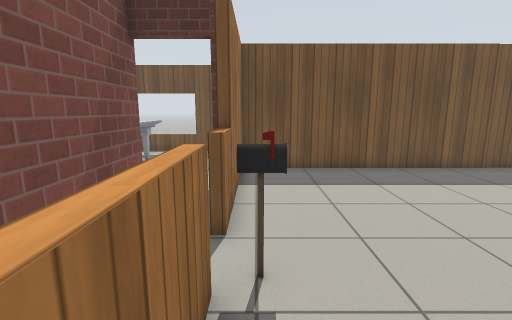
[1] (above)

24 first-person views from a walk through a robot-simulator world made for Gazebo. The camera is 1.2 m above the floor, tilts 10° down and sees 85° across. The floor is counted in squares, 0.5 m on a side. Each view is taken from the middle of a square. On the plan, view 1 faces up. The plan holds only what a view shows up to about 18 squares ahead; the rest is blank. The place goes on beyond the plan. Gazebo's built-in surfaces are drawn with simple patterns.

[2]
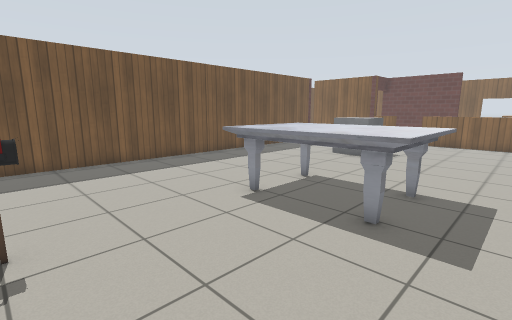

[3]
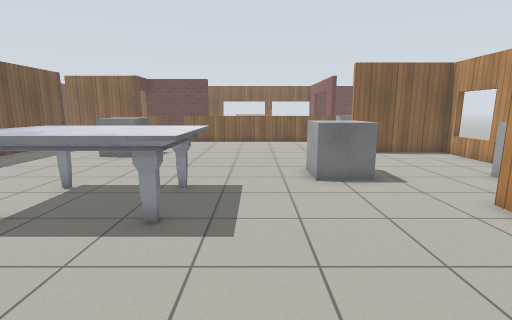

[4]
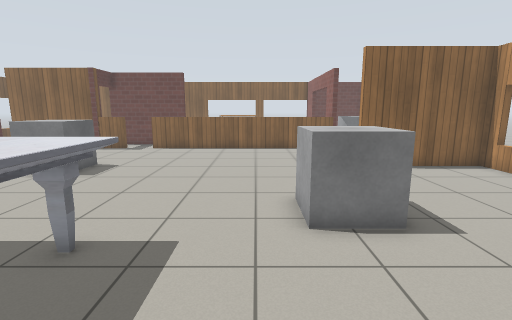

[5]
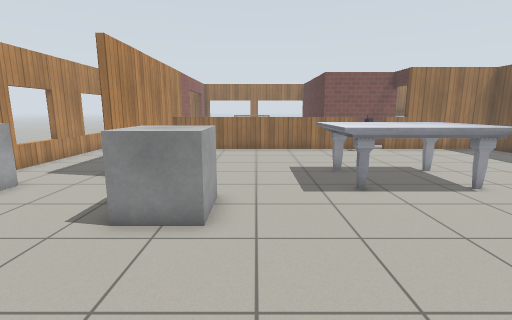

[6]
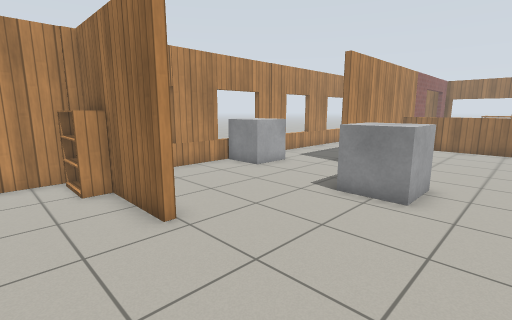

[7]
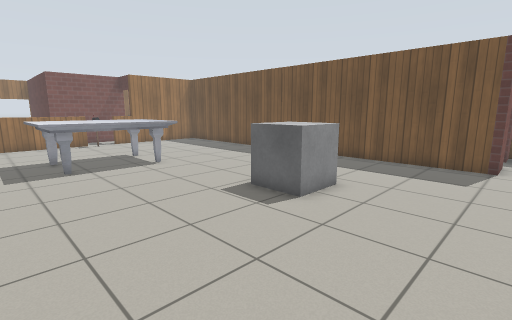

[8]
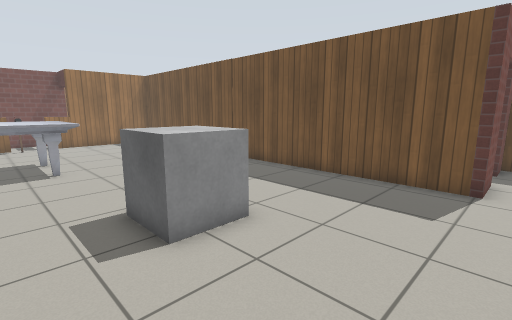

[9]
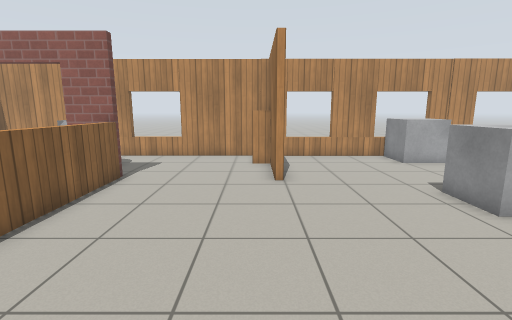

[10]
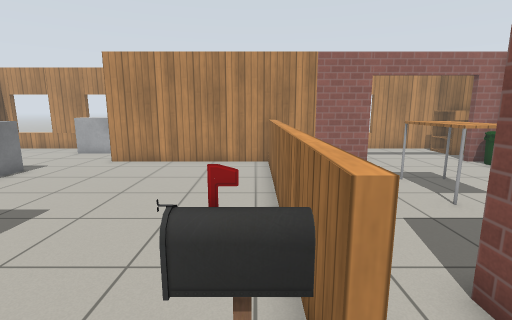

[11]
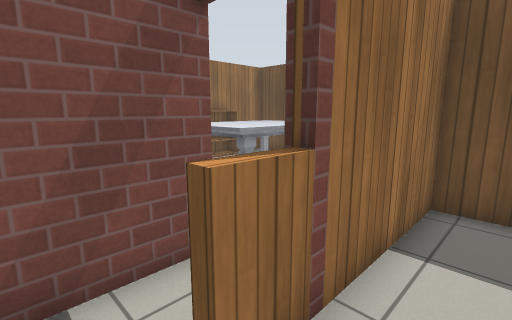

[12]
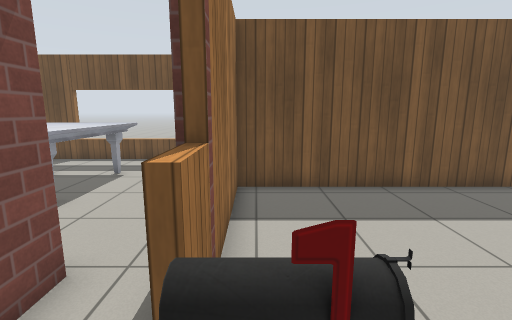

[13]
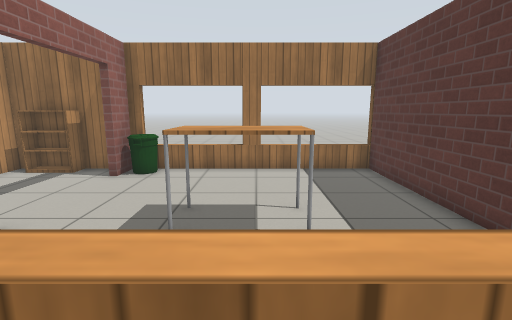

[14]
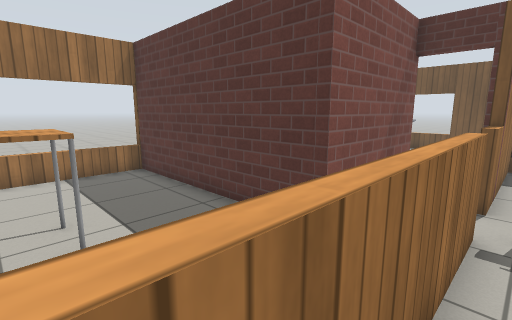

[15]
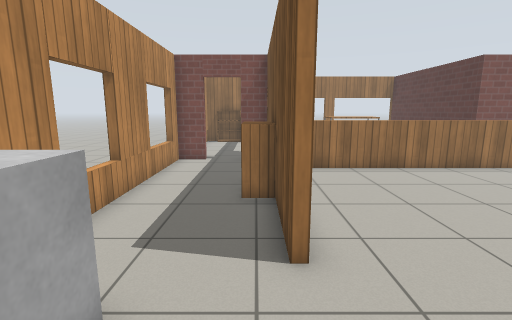

[16]
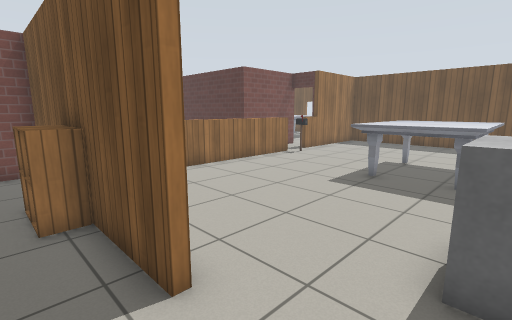

[17]
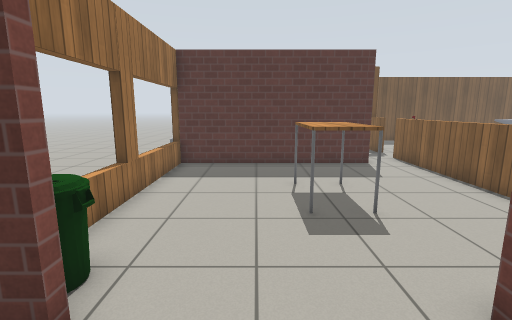

[18]
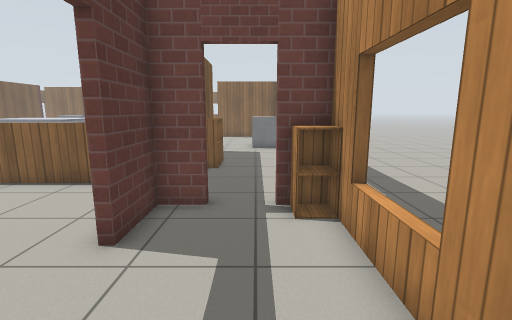

[19]
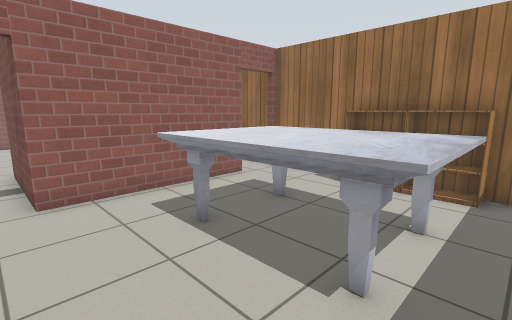

[20]
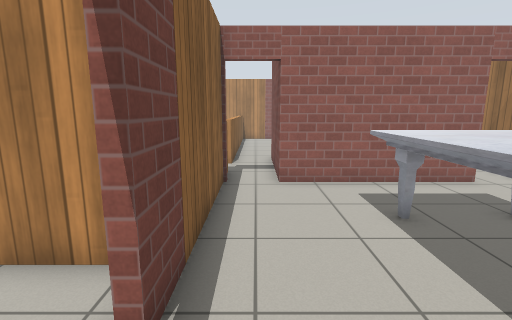

[21]
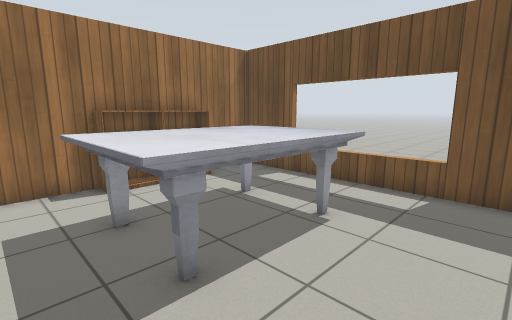

[22]
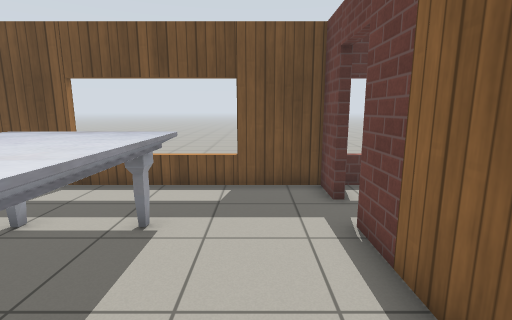

[23]
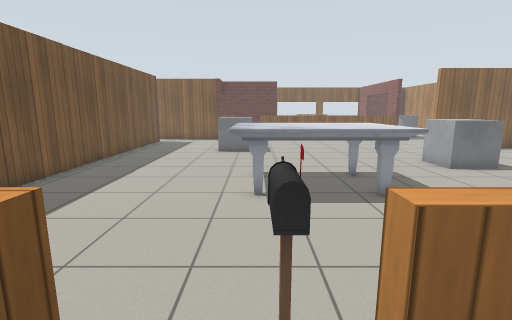

[24]
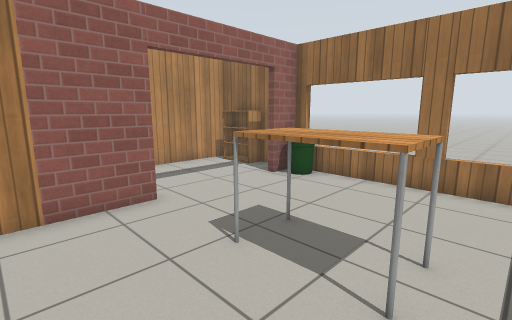

### Floor plan
Points are (right, up) in squares from view 1. A wall is a line through its corners. A room is listed if a view was taken in it or the views show most of it. See-through windows are left out.
Room 1 (views 1, 2, 3, 4, 5, 6, 7, 8, 9, 10, 11, 12, 13, 14, 15, 16)
walls: (16.3, -7.5) (16.3, -12.9) (22.5, -12.9); (7, -8.5) (-2.8, -8.5) (-2.8, -9.7); (21.9, 5.4) (21.9, 12.5); (21.9, -8.3) (21.9, 3.7); (-0.9, -8.2) (7, -8.2); (20.2, 13.6) (20.2, 11.7) (-0.6, 11.7) (-0.6, 5.1); (-2.8, -11.5) (-2.8, -12.9) (16, -12.9) (16, -7.5); (20.2, 16.9) (20.2, 15.4)
low walls: (-0.6, 3.3) (-0.6, -8.1)
ways out: open door at (-3, -10.5) to room 2; open door at (-1.7, 6.7) to room 3; opening at (-1, 4) to room 4; open door at (20, 14.5); open door at (22, 7)
objects: postbox (0, 4); cabinet (2, -9); cabinet (3, -9) to (4, -9); marble table (5, 0) to (9, 5); grey box (8, -12) to (10, -11); grey box (9, -6) to (11, -4); grey box (15, 4) to (17, 6); bookshelf (17, -12) to (17, -11)
Room 2 (views 17, 18)
walls: (-10.1, -8.5) (-10.8, -8.5); (-3.1, -9.7) (-3.1, -8.5) (-5.4, -8.5); (-11.5, -9.1) (-11.5, -12.9) (-3.1, -12.9) (-3.1, -11.5)
ways out: open door at (-3, -10.5) to room 1; open door at (-8, -8) to room 5
objects: bookshelf (-11, -12) to (-11, -10); cabinet (-4, -12)
Room 3 (views 19, 20, 21, 22)
walls: (-0.9, 15.3) (-0.9, 16.8) (-11.5, 16.8) (-11.5, 6.7); (-9.5, 6.7) (-2.8, 6.7); (-0.9, 5.1) (-0.9, 13.5)
ways out: open door at (-1.7, 6.7) to room 1; open door at (-10.5, 6.5); open door at (-1, 14.5)
objects: bookshelf (-11, 11) to (-11, 12); bookshelf (-11, 13) to (-11, 14); marble table (-9, 9) to (-5, 14)
Room 4 (view 23)
walls: (-2.8, 6.7) (-2.8, 3.5)
low walls: (-0.9, 3.3) (-0.6, 3.3); (-0.6, 5.1) (-0.9, 5.1)
ways out: opening at (-1, 4) to room 1; opening at (-2, 2.5) to room 5
Room 5 (view 24)
walls: (-5.4, -8.2) (-0.9, -8.2); (-2.8, 3.5) (-2.8, 1.8) (-11.9, 1.8); (-11.5, 1.9) (-11.5, -8.2) (-10.1, -8.2)
low walls: (-0.9, -5.5) (-0.9, 3.3)
ways out: open door at (-8, -8) to room 2; opening at (-2, 2.5) to room 4
objects: other object (-11, -7) to (-10, -7); table (-7, -5) to (-5, -2)

Positions as (right, up) in squares from view 1, and headings:
1: (0, 0), facing up
2: (0, -2), facing up-right
3: (0, -2), facing right
4: (4, -3), facing right
5: (17, -3), facing left
6: (19, -2), facing down-left
7: (21, -2), facing up-left
8: (21, 2), facing up-left
9: (17, 2), facing down
10: (0, 5), facing down
11: (1, 4), facing up-left
12: (0, 3), facing up
13: (0, -3), facing left
14: (0, -3), facing up-left
15: (11, -9), facing left
16: (10, -10), facing up-left
17: (-8, -11), facing up
18: (-10, -11), facing right
19: (-2, 15), facing down-left
20: (-2, 16), facing down
21: (-2, 8), facing up-left
22: (-3, 8), facing up
23: (-2, 4), facing right
24: (-2, -1), facing down-left
